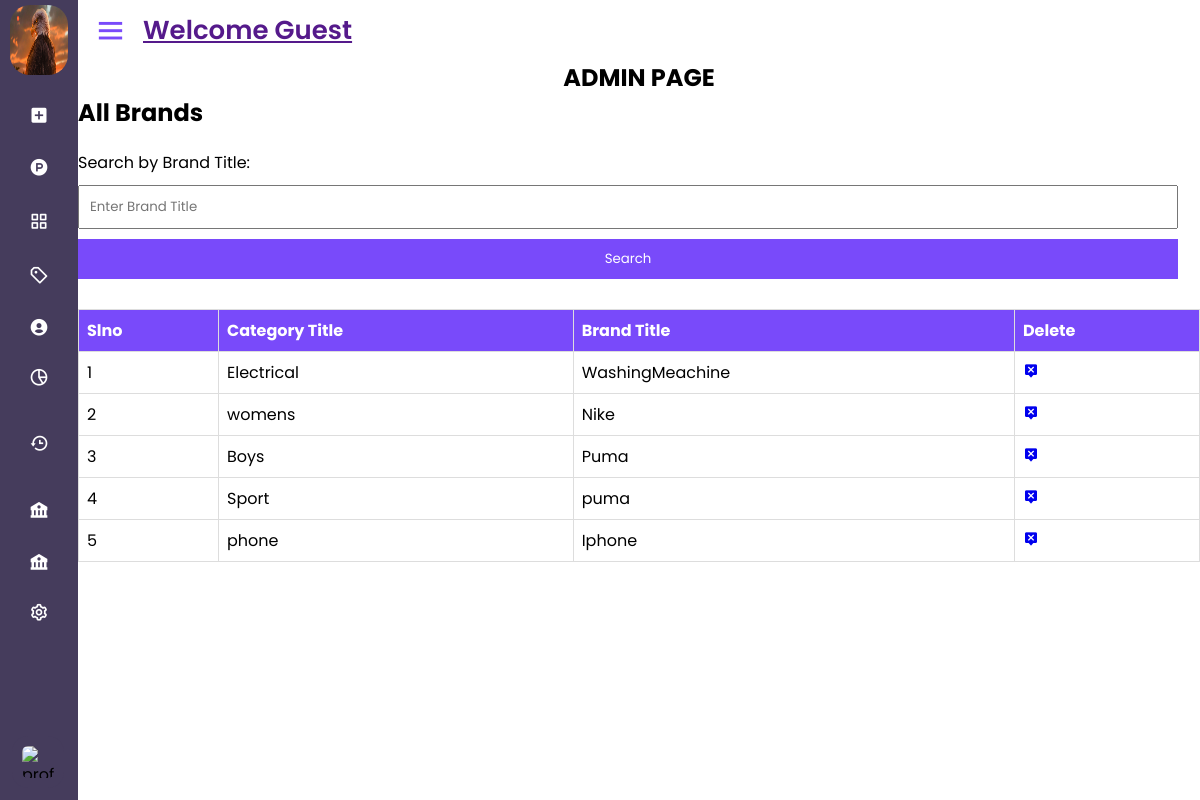
Page /admin_area/admin.php?view_brand on the committed database.
### tables this page shows
CREATE TABLE `brands` (
  `brand_id` int(11) NOT NULL,
  `brand_title` varchar(255) NOT NULL,
  `category_id` int(11) NOT NULL
);

CREATE TABLE `categories` (
  `category_id` int(11) NOT NULL,
  `category_title` varchar(255) NOT NULL
);

### admin_area/view_brand.php (the view, shortened to what this page needs)
<!DOCTYPE html>
<html lang="en">
<head>
</head>
<body>
<h1>All Brands</h1>
<form method="post" action="">
    <label for="search_brand">Search by Brand Title:</label>
    <input type="text" name="search_brand" id="search_brand" placeholder="Enter Brand Title" autocomplete="off">
    <button type="submit" name="submit_search">Search</button>
</form>
<table>
    <thead>
        <tr>
            <th>Slno</th>
            <th>Category Title</th>
            <th>Brand Title</th>
            <th>Delete</th>
        </tr>
    </thead>
    <tbody>
        <?php
        if (isset($_POST['submit_search'])) {
            $search_brand = mysqli_real_escape_string($con, $_POST['search_brand']);
            $select_brands = "SELECT b.*, c.category_title FROM `brands` b
                              JOIN `categories` c ON b.category_id = c.category_id
                              WHERE b.brand_title LIKE '%$search_brand%'";
        } else {
            $select_brands = "SELECT b.*, c.category_title FROM `brands` b
                              JOIN `categories` c ON b.category_id = c.category_id";
        }
        $result = mysqli_query($con, $select_brands);
        $number = 0;
        while ($row = mysqli_fetch_assoc($result)) {
            $brand_id = $row['brand_id'];
            $brand_title = $row['brand_title'];
            $category_title = $row['category_title'];
            $number++;
        ?>
            <tr>
                <td><?php echo $number; ?></td>
                <td><?php echo $category_title; ?></td>
                <td><?php echo $brand_title; ?></td>
                <td><a href='admin.php?delete_brand=<?php echo $brand_id; ?>'><i class='bx bxs-message-alt-x'></i></a></td>
            </tr>
        <?php
        }
        ?>
    </tbody>
</table>
</body>
</html>

### admin_area/admin.css (style rules this page uses)
:root { --primary-color:#ff6b6b; --secondary-color:#794afa; --secondary-dark-color:#453c5c; --white-color:#ffffff; --light-bg-color:#f2f3f5; --light-text-color:#7c899a; --border-color:#e5e8ec; --dark-color:#0a021c; --font-small:13px; --font-smaller:11px; --percent100:100%; --precent50:50%; --fw3:300; --fw5:500; --fw6:600; --fw7:700; --fw8:800; --trans-background-color: background-color .3s,color .3s; --trans-background: background-color .3s; --trans-color: color .3s; }
* { margin: 0; padding: 0; box-sizing: border-box; font-family: 'Poppins', sans-serif; }

### admin_area/admin.php (style rules this page uses)
body, h3, table { margin: 0; padding: 0; }
body { font-family: 'Arial', sans-serif; background-color: #f2f2f2; }
form, table { max-width: 100%; width: 100%; margin: 20px 0; }
form { display: flex; flex-wrap: wrap; justify-content: space-between; }
label { flex: 0 0 100%; margin-bottom: 10px; }
input, button { padding: 10px; margin-bottom: 10px; box-sizing: border-box; }
input { flex: 0 0 calc(100% - 22px); }
button { flex: 0 0 calc(100% - 22px); background-color: #794afa; color: white; border: none; cursor: pointer; }
table { border-collapse: collapse; margin-bottom: 20px; }
th, td { border: 1px solid #ddd; padding: 8px; text-align: left; }
th { background-color: #794afa; color: white; }

### rows in the picture
brands: category.category_title "Electrical", brand_title "WashingMeachine"
brands: category.category_title "womens", brand_title "Nike"
brands: category.category_title "Boys", brand_title "Puma"
brands: category.category_title "Sport", brand_title "puma"
brands: category.category_title "phone", brand_title "Iphone"
